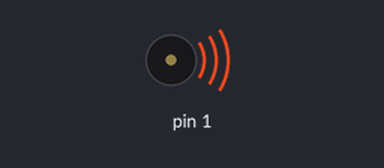
Bench run of a sketch on a simulated Arduino Uno, built with avr-gcc and run on an emulated ATmega328P. On the bench: buzzer (waves = sounding).

Above: at 0.3 s.
At 3.15 s:
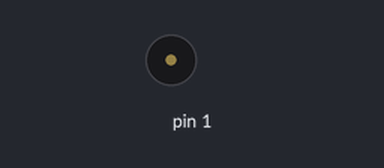
Timing chart, 0 to 7.9 s (numbered marks = the images above):
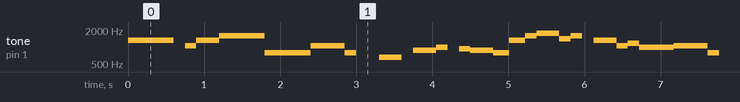

Measured:
- by itself, tone on pin 1: plays 1318 Hz for 0.60 s, 1046 Hz for 0.15 s, 1318 Hz for 0.30 s, 1568 Hz for 0.60 s, 784 Hz for 0.60 s, 1046 Hz for 0.45 s … (417 notes in this stretch)

The sketch:

mario.ino
```cpp
void setup()
{
pinMode(1, OUTPUT);
}
void loop()
{
tone(1,1318,150);
delay(150);
tone(1,1318,300);
delay(300);
tone(1,1318,150);
delay(300);
tone(1,1046,150);
delay(150);
tone(1,1318,300);
delay(300);
tone(1,1568,600);
delay(600);
tone(1,784,600);
delay(600);


tone(1,1046,450) ; // 2й такт
delay(450);
tone(1,784,150);
delay(450);
tone(1,659,300);
delay(450);
tone(1,880,300);
delay(300);
tone(1,987,150);
delay(300);
tone(1,932,150);
delay(150);
tone(1,880,300);
delay(300);


tone(1,784,210); // 3й такт
delay(210);
tone(1,1318,210);
delay(210);
tone(1,1568,150);
delay(150);
tone(1,1750,300);
delay(300);
tone(1,1396,150);
delay(150);
tone(1,1568,150);
delay(300);
tone(1,1318,300);
delay(300);
tone(1,1046,150);
delay(150);
tone(1,1174,150);
delay(150);
tone(1,987,450);
delay(450);


tone(1,1046,450); // 4й такт
delay(450);
tone(1,784,150);
delay(450);
tone(1,659,300);
delay(450);
tone(1,880,300);
delay(300);
tone(1,987,150);
delay(300);
tone(1,932,150);
delay(150);
tone(1,880,300);
delay(300);


tone(1,784,210); // 5й такт
delay(210);
tone(1,1318,210);
delay(210);
tone(1,1568,150);
delay(150);
tone(1,1750,300);
delay(300);
tone(1,1396,150);
delay(150);
tone(1,1568,150);
delay(300);
tone(1,1318,300);
delay(300);
tone(1,1046,150);
delay(150);
tone(1,1174,150);
delay(150);
tone(1,987,450);
delay(600);
}
```
